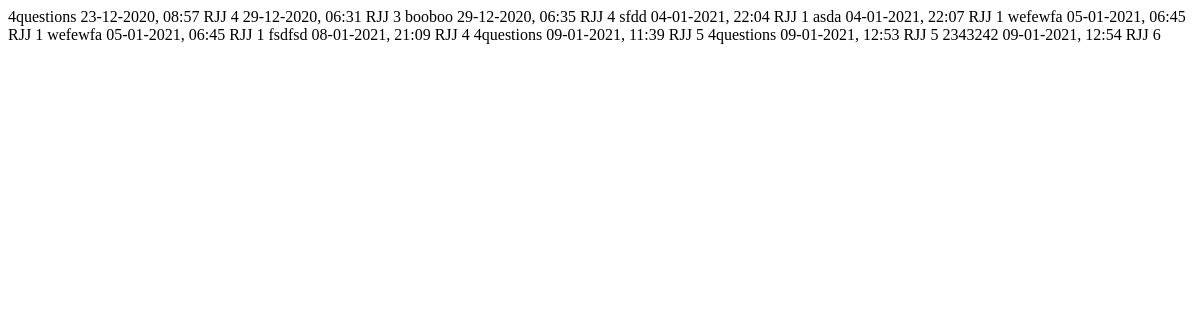
/get_file_list, run on an earlier commit of the app's database.
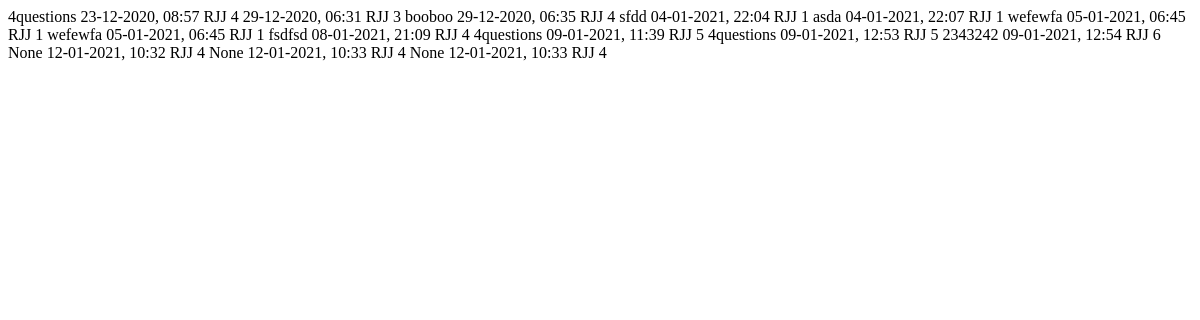
And on a later commit of the database.
### app/models.py (models this page shows, shortened)
class File(db.Model):
    id = db.Column(db.Integer, primary_key=True)
    question_list = db.Column(db.PickleType())
    filename = db.Column(db.String(120))
    user_id = db.Column(db.Integer, db.ForeignKey('user.id'))
    timestamp = db.Column(db.DateTime, index=True, default=datetime.utcnow)

class User(UserMixin,db.Model):
    id = db.Column(db.Integer, primary_key=True)
    username = db.Column(db.String(64), index=True, unique=True)
    email = db.Column(db.String(120), index=True, unique=True)
    password_hash = db.Column(db.String(128))
    files = db.relationship('File', backref='author', lazy='dynamic')

### app/routes.py (the view)
@app.route('/get_file_list')
def get_file_list():
    files = File.query.all()
    return render_template('load_table.html', files=files)

### app/templates/load_table.html (shortened to what this page needs)
{% for file in files %}
<tr>
  <td>
    {{ file.filename }}
  </td>
  <td>
    {{ file.timestamp.strftime('%d-%m-%Y, %H:%M') }}
  </td>
  <td>
    {{ file.author.username }}
  </td>
  <td>
    {{ file.question_list|length }}
  </td>
</tr>
{% endfor %}

What changed in the data, as far as the page shows it:
added File: filename "None", timestamp "12-01-2021, 10:32", author.username "RJJ", question_list|length "4"
added File: filename "None", timestamp "12-01-2021, 10:33", author.username "RJJ", question_list|length "4"
added File: filename "None", timestamp "12-01-2021, 10:33", author.username "RJJ", question_list|length "4"
